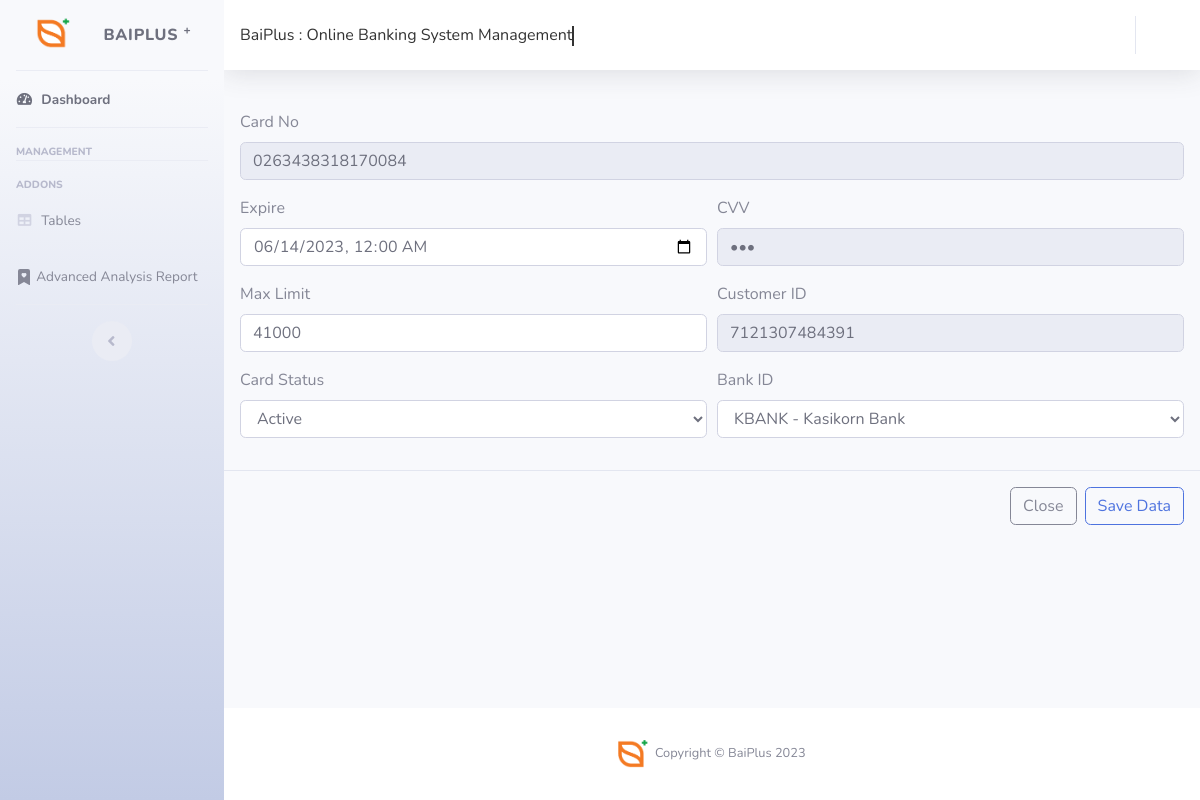
Page /public_admin/editcredit_card.php?id=0263438318170084 on the committed database.
### tables this page shows
CREATE TABLE `creditcard` (
  `card_no` char(16) NOT NULL,
  `card_exp` datetime NOT NULL,
  `cvv` char(3) NOT NULL,
  `max_limit` double NOT NULL,
  `customer_ID` char(13) DEFAULT NULL,
  `bank_id` varchar(10) DEFAULT NULL,
  `card_status` text NOT NULL
);

### public_admin/editcredit_card.php (the view, shortened to what this page needs)
<?php
require_once "db.php";
?>
<!DOCTYPE html>
<html lang="en">
<head>
    <link href="vendor/fontawesome-free/css/all.min.css" rel="stylesheet" type="text/css">
    <link href="css/sb-admin-2.min.css" rel="stylesheet">
    <link href="vendor/datatables/dataTables.bootstrap4.min.css" rel="stylesheet">
</head>
<body id="page-top">
    <div id="wrapper">
        <ul class="navbar-nav bg-gradient-light sidebar sidebar-light accordion" id="accordionSidebar">
            <a class="sidebar-brand d-flex align-items-center justify-content-center" href="index.php">
                <div class="sidebar-brand-icon rotate-n-0">
                    <img src="img\baiplus_logo.png.png" alt="baiplus_logo" width="71">
                </div>
                <div class="sidebar-brand-text mx-3">BaiPlus <sup>+</sup></div>
            </a>
            <hr class="sidebar-divider my-0">
            <li class="nav-item active">
                <a class="nav-link" href="index.php">
                    <i class="fas fa-fw fa-tachometer-alt"></i>
                    <span>Dashboard</span></a>
            </li>
            <hr class="sidebar-divider">
            <div class="sidebar-heading">
                Management
            </div>
            <hr class="sidebar-divider">
            <div class="sidebar-heading">
                Addons
            </div>
            <li class="nav-item">
                <a class="nav-link" href="table.php">
                    <i class="fas fa-fw fa-table"></i>
                    <span>Tables</span></a>
            </li>
            <li class="nav-item">
                <a class="nav-link" href="advance.php">
                    <span>Advanced Analysis Report</span></a>
            </li>
            <hr class="sidebar-divider d-none d-md-block">
            <div class="text-center d-none d-md-inline">
                <button class="rounded-circle border-0" id="sidebarToggle"></button>
            </div>
        </ul>
        <div id="content-wrapper" class="d-flex flex-column">
            <div id="content">
                <nav class="navbar navbar-expand navbar-light bg-white topbar mb-4 static-top shadow">
                    <div class="top-tools-bar">
                        <h1 class="animated-text" style="margin-top: 10px;">BaiPlus : Online Banking System Management</h1>
                    </div>
                    <ul class="navbar-nav ml-auto">
                        <li class="nav-item dropdown no-arrow">
                            <a class="nav-link dropdown-toggle" href="#" id="userDropdown" role="button" data-toggle="dropdown" aria-haspopup="true" aria-expanded="false">
                            </a>
                        </li>
                    </ul>
                </nav>
                <div class="page-transition-slide-in-right">
                    <div class="modal-body">
                        <form action="editcredit_card.php" method="POST" enctype="multipart/form-data">
                            <?php
                            if (isset($_GET['id'])) {
                                $id = $_GET['id'];
                                $stmt = $conn->query("SELECT * FROM creditcard WHERE card_no = '$id'");
                                $stmt->execute();
                                $data = $stmt->fetch();
                            }
                            ?>
                            <div class="form-group">
                                <label for="id">Card No</label>
                                <input type="text" readonly value="<?php echo $data['card_no']; ?>" class="form-control" name="id" required>
                            </div>
                            <div class="form-row">
                                <div class="form-group col">
                                    <label>Expire</label>
                                    <input type="datetime-local" value="<?php echo $data['card_exp']; ?>" class="form-control" name="card_exp">
                                </div>
                                <div class="form-group col">
                                    <label>CVV</label>
                                    <input type="password" value="<?php echo $data['cvv']; ?>" class="form-control" name="cvv" readonly>
                                </div>
                            </div>
                            <div class="form-row">
                                <div class="form-group col">
                                    <label>Max Limit</label>
                                    <input type="number" step="0.01" oninput="truncateDecimals(this, 2);" value="<?php echo $data['max_limit']; ?>" class="form-control" name="max_limit">
                                </div>
                                <div class="form-group col">
                                    <label>Customer ID</label>
                                    <input type="text" readonly value="<?php echo $data['customer_ID']; ?>" class="form-control" name="customer_ID">
                                </div>
                            </div>
                            <div class="form-row">
                                <div class="form-group col">
                                    <label>Card Status</label>
                                    <select class="form-control" name="card_status">
                                        <?php
                                        $cardStatusOptions = [
                                            0 => 'Inactive',
                                            1 => 'Active'
                                        ];
                                        foreach ($cardStatusOptions as $value => $label) {
                                            $selected = ($data['card_status'] == $value) ? 'selected' : '';
                                            echo '<option value="' . $value . '" ' . $selected . '>' . $label . '</option>';
                                        }
                                        ?>
                                    </select>
                                </div>
                                <div class="form-group col">
                                    <label>Bank ID</label>
                                    <select name="bank_id" class="form-control">
                                        <?php
                                        $conn = mysqli_connect("mysql", "root", "", "baiplus_final");
                                        $result = mysqli_query($conn, "SELECT bank_id, bank_name FROM bank");
                                        while ($row = mysqli_fetch_assoc($result)) {
                                            $bank_id = $row['bank_id'];
                                            $bank_name = $row['bank_name'];
                                            $selected = ($bank_id == $data['bank_id']) ? "selected" : "";
                                            echo "<option value='$bank_id' $selected>$bank_id - $bank_name</option>";
                                        }
                                        ?>
                                    </select>
                                </div>
                            </div>
                    </div>
                    <div class="modal-footer">
                        <a href="credit_card.php" type="button" class="btn btn-outline-secondary" data-dismiss="modal">Close</a>
                        <button type="submit" name="update" class="btn btn-outline-primary">Save Data</button>
                    </div>
                </div>
            </div>
            <footer class="sticky-footer bg-white">
                <div class="container my-auto">
                    <div class="copyright text-center my-auto">
                        <span>
                            <img src="img/mybplogo.png" alt="My Logo" width="30" />
                            &nbsp;Copyright &copy; BaiPlus 2023
                        </span>
                    </div>
                </div>
            </footer>
        </div>
    </div>
</body>
</html>

### public_admin/editcredit_card.php (style rules this page uses)
.animated-text { font-size: 1rem; text-align: center; overflow: hidden; white-space: nowrap; color: #333; border-right: 0.15em solid #333; animation: typing 0.5s steps(40, end), blink-caret 1.5s step-end infinite; transition: border-color 0.5s ease-out; }
.page-transition-slide-in-right { animation: slide-in-right 0.5s ease-in-out; }

### rows in the picture
creditcard: id "0263438318170084", card_exp "06/14/2023 00:00", max_limit "41000", customer_ID "7121307484391"

### other values in the picture
form field card_status "Active"
form field bank_id "KBANK - Kasikorn Bank"
